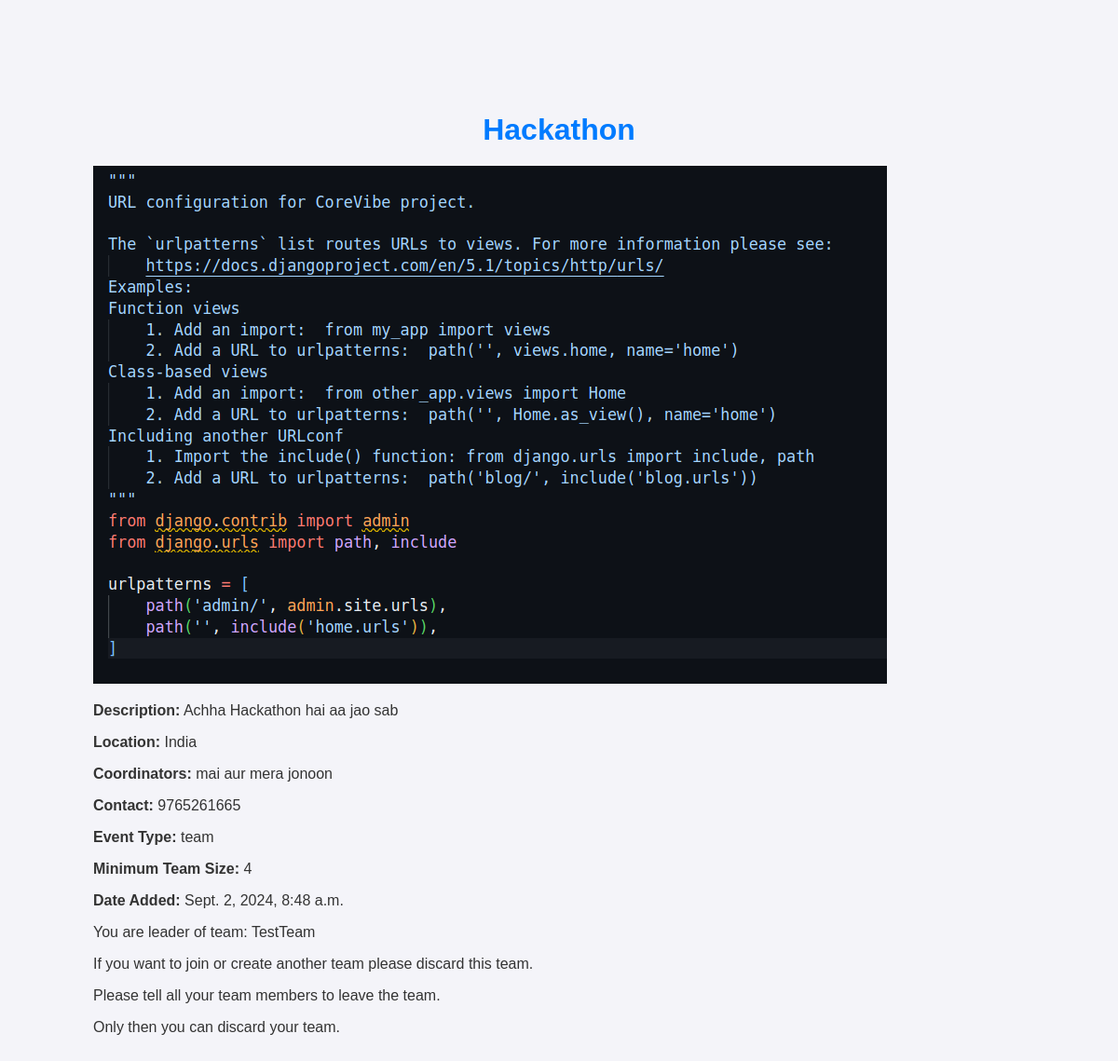
Before: /events/event-hackathon/ (signed in) with the older database file.
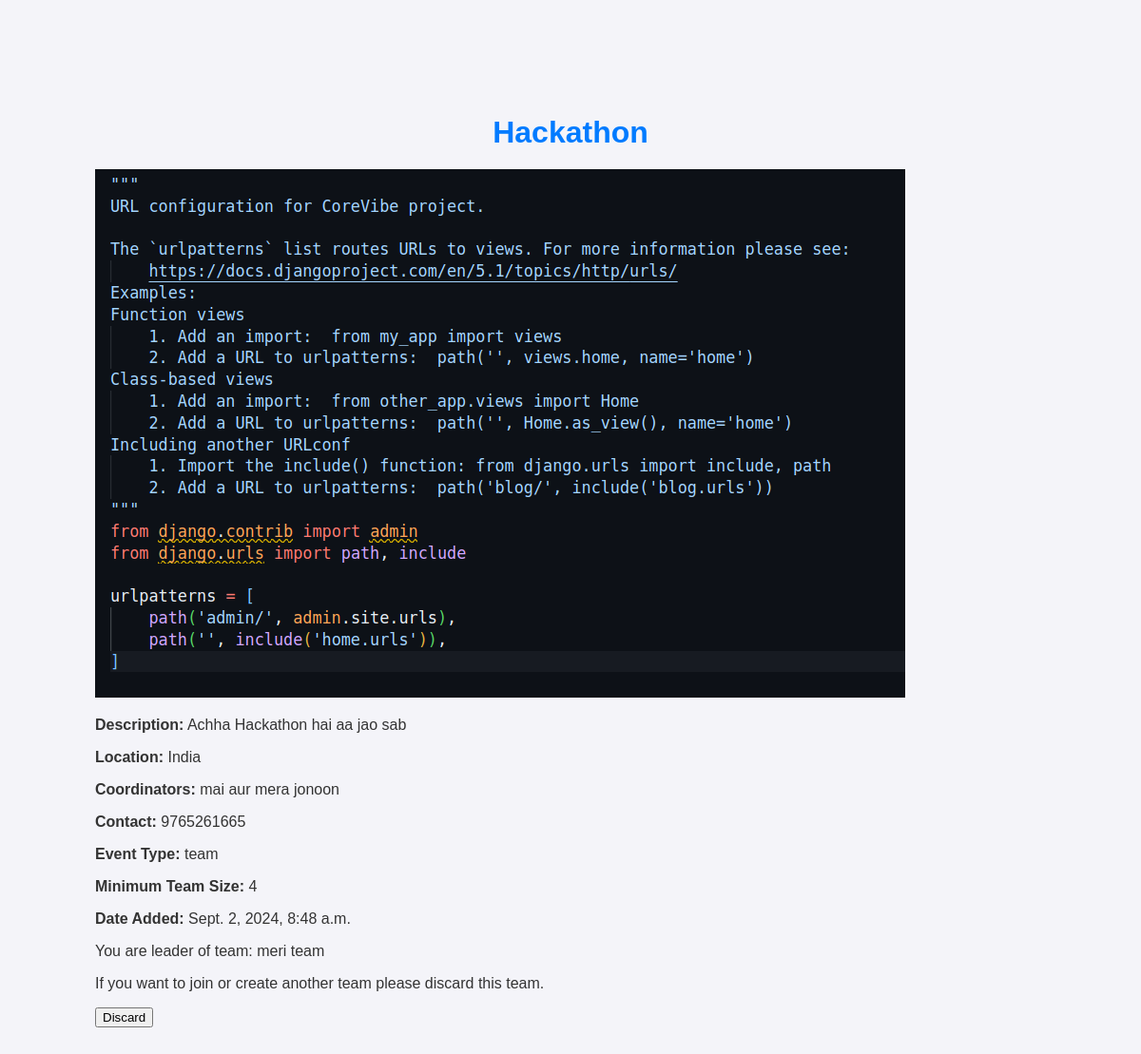
After: the same page with the newer database file.
### events/models.py (models this page shows, shortened)
class AllEventList(models.Model):
    uniqueEventName = models.CharField(max_length=100)
    slug = models.SlugField(max_length=100, unique=True)
    eventName = models.CharField(max_length=100)
    eventDiscription = models.TextField()
    eventImage = models.ImageField(upload_to="eventImages/")
    club = models.CharField(max_length=100, choices=CLUBS_CHOICES)
    location = models.CharField(max_length=100)
    coordinators = models.CharField(max_length=100)
    contact = models.CharField(max_length=100)
    eventType = models.CharField(max_length=10, choices=EVENT_TYPE_CHOICES)
    minTeamSize = models.IntegerField(default=1)
    maxTeamSize = models.IntegerField(default=1)
    dateAdded = models.DateTimeField(default=timezone.now)
    class Meta:
        ordering = ["-dateAdded"]

class TeamsRegistration(models.Model):
    event = models.ForeignKey(AllEventList, on_delete=models.CASCADE)
    teamName = models.CharField(max_length=100)
    teamLeader = models.ForeignKey(
        settings.AUTH_USER_MODEL,
        on_delete=models.CASCADE,
        related_name="team_lead_teams",
    )
    user = models.ForeignKey(
        settings.AUTH_USER_MODEL,
        on_delete=models.CASCADE,
        related_name="team_registrations",
    )
    status = models.IntegerField(choices=STATUS_CHOICES, default=0)

### events/views.py (the view)
# urls.py: path('events/<slug:slug>/', views.eachEvent, name='eachEvent')
def eachEvent(request, slug):
    user = request.user
    event = get_object_or_404(AllEventList, slug=slug)
    data = getEventDataForUser(user=user, event=event)
    if request.method == "POST":
        if user.is_anonymous:
            return redirect("/login")
        handleParticipationPosts(request, event)
        return redirect(request.path)
    return render(request, "events/eachEvent.html", {"event": data})

### events/utils.py (called while the page is built)
def individualTeamParticipation(user, event):
    if event.eventType == "individual":
        entry = list(IndividualEventRegistration.objects.filter(event=event, user=user))
        if entry != []:
            return entry[0]
    return False

def isLeader(user, event):
    if event.eventType == "team":
        leaderEntries = list(
            TeamsRegistration.objects.filter(event=event, teamLeader=user, user=user)
        )
        if leaderEntries != []:
            return leaderEntries[0]
    return False

def isJoined(user, event):
    if event.eventType == "team":
        userConfirmEntry = list(
            TeamsRegistration.objects.filter(event=event, user=user, status=1)
        )
        if userConfirmEntry != []:
            if userConfirmEntry[0].teamLeader == user:
                return []
            return userConfirmEntry[0]
    return False

def membersInTeamIfLeader(user, event):
    members = list(TeamsRegistration.objects.filter(event=event, teamLeader=user))
    return len(members) - 1

def getTeams(user, event):
    if event.eventType != "team":
        return None
    teams = TeamsRegistration.objects.filter(event=event).exclude(teamLeader=user)
    teams = teams.annotate(accepted_count=Count("id", filter=Q(status=1))).filter(
        accepted_count__lt=event.maxTeamSize
    )
    teams = teams.exclude(
        teamName__in=TeamsRegistration.objects.filter(
            user=user, event=event
        ).values_list("teamName", flat=True)
    )
    available_teams = teams.values_list(
        "teamName", "teamLeader__name", "teamLeader__email", "teamLeader__rollno", "accepted_count"
    )
    if isLeader(user, event) or isJoined(user, event):
        return []
    return list(available_teams)

def getPendingReq(user, event):
    entries = TeamsRegistration.objects.filter(user=user, event=event)
    pendingRequests = list(entries.filter(status=0))
    if pendingRequests == []:
        return False
    return pendingRequests

def teamJoinRequestsIfLeader(user, event):
    requests = list(
        TeamsRegistration.objects.filter(teamLeader=user, event=event, status=0)
    )
    return False if requests == [] else requests

### templates/events/eachEvent.html (shortened to what this page needs)
<!DOCTYPE html>
<html lang="en">
<head>
</head>
<body>
    <div class="event-container">
        <h1>{{ event.eventName }}</h1>
        <div class="event-image">
            {% if event.eventImage %}
                <img src="{{ event.eventImage }}" alt="{{ event.eventName }}">
            {% else %}
                <p>No image available</p>
            {% endif %}
        </div>
        <div class="event-details">
            <p><strong>Description:</strong> {{ event.eventDiscription }}</p>
            <p><strong>Location:</strong> {{ event.location }}</p>
            <p><strong>Coordinators:</strong> {{ event.coordinators }}</p>
            <p><strong>Contact:</strong> {{ event.contact }}</p>
            <p><strong>Event Type:</strong> {{ event.eventType }}</p>
            <p><strong>Minimum Team Size:</strong> {{ event.minTeamSize }}</p>
            <p><strong>Date Added:</strong> {{ event.dateAdded }}</p>
        </div>
    </div>
    <div class="participate">
        {% if event.eventType == 'team' %}
            {% if event.isLeader %}
                <p>You are leader of team: {{event.isLeader.teamName}}</p>
                <p>If you want to join or create another team please discard this team.</p>
                {% if event.membersInTeamIfLeader != 0 %}
                    <p>Please tell all your team members to leave the team.</p>
                    <p>Only then you can discard your team.</p>
                {% endif %}
                {% if event.membersInTeamIfLeader == 0 %}
                    <form method="post">
                        <button type="submit" name="discardTeam" value="{{event.isLeader.teamName}}">Discard</button>
                    </form>
                {% endif %}
            {% endif %}
        {% endif %}
    </div>
</body>
</html>

### templates/events/eachEvent.html (style rules this page uses)
body { font-family: Arial, sans-serif; margin: 0; padding: 0; background-color: #f4f4f9; color: #333; padding: 100px; }
h1 { text-align: center; margin-bottom: 20px; color: #007bff; }

Changed rows visible on the page:
removed TeamsRegistration: isLeader.teamName "TestTeam"
added TeamsRegistration: isLeader.teamName "meri team"
Other visible differences:
text no longer shown: "Please tell all your team members to leave the team. Only then you can discard your team."
text now shown: "Discard"
